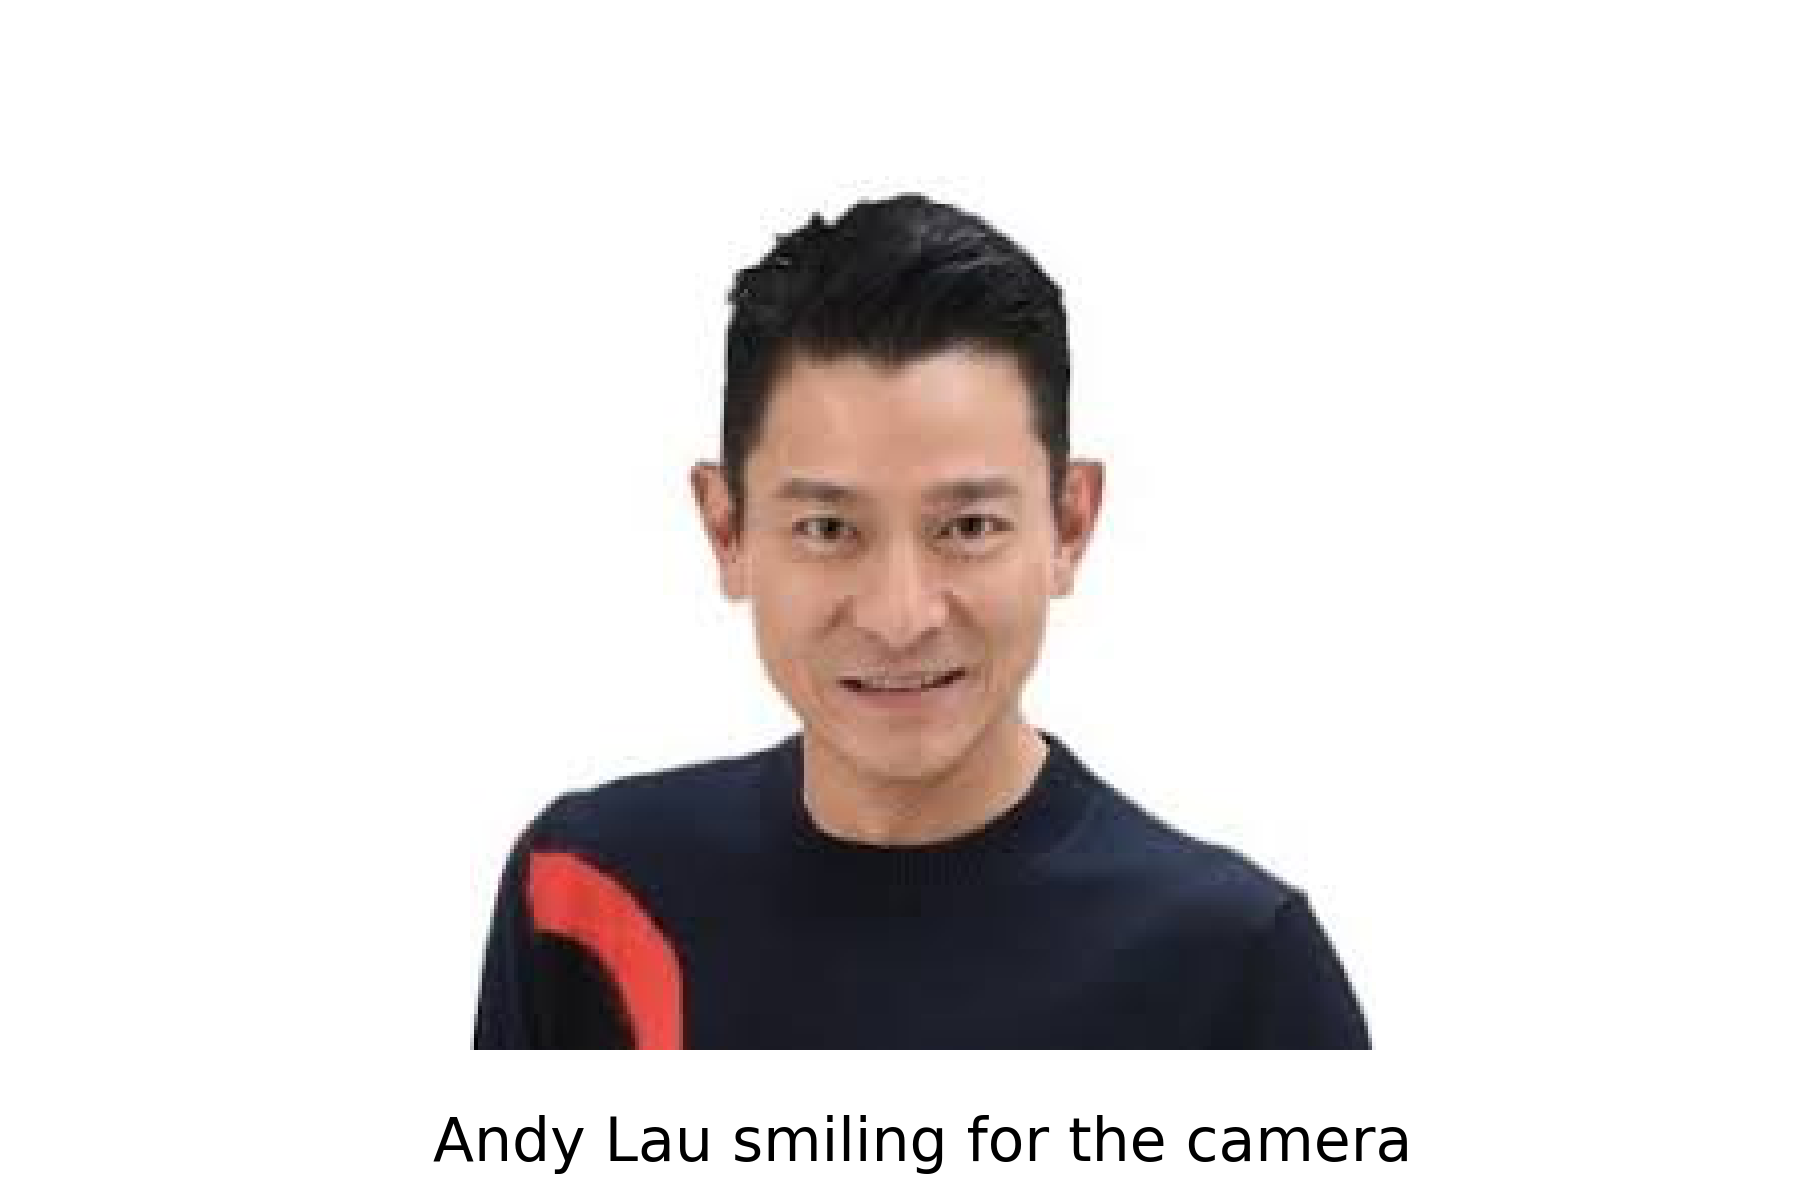

Write the Python code that produced this figure.
import requests, json, os
import matplotlib.pyplot as plt
from PIL import Image
from io import BytesIO

# 指定電腦視覺分析的金鑰
subscriptionKey = '電腦視覺分析的金鑰'
# 指定電腦視覺分析服務網址(Web API)
# 分析服務網址是電腦視覺分析服務端點加上vision/v3.1/analyze
endpoint = '電腦視覺分析服務網址'
analyzeUrl = endpoint + "vision/v3.1/analyze"

# 指定imagePath為分析圖像的本地路徑。
imagePath = "images/劉德華.jpg"

# 將圖像讀入位元組陣列
imageData = open(imagePath, "rb").read()
headers = {'Ocp-Apim-Subscription-Key': subscriptionKey,
           'Content-Type': 'application/octet-stream'}

# 指定分析影像描述(Description)
params = {'visualFeatures': 'Description'}
response = requests.post(
    analyzeUrl, headers=headers, params=params, data=imageData)

dictAnalysis = response.json()   # 傳回分析結果，其結果為字典物件
#print(dictAnalysis)              # 印出分析結果
#print()
#strJson = json.dumps(dictAnalysis ,indent=4);  # 將分析結果轉成JSON字串資料
#print(strJson);  # 以JSON字串資料印出分析結果

imgTags = dictAnalysis['description']['tags']
print('影像標籤： ', end='')
for tag in imgTags:
    print(tag, end=', ')
print()
imgCaption = dictAnalysis['description']['captions'][0]['text']
imgConfidence = dictAnalysis['description']['captions'][0]['confidence']
print('影像描述：',imgCaption)
print('分析信度：',imgConfidence)

image = Image.open(BytesIO(imageData))
plt.imshow(image)
plt.axis("off")
plt.title(imgCaption, size="x-large", y=-0.15)
plt.savefig('cv03.png', dpi=300) 	# 將圖檔與分析後的影像描述合併，檔名為cv03.png 
os.system('cv03.png')  	            # 開啟cv03.png

